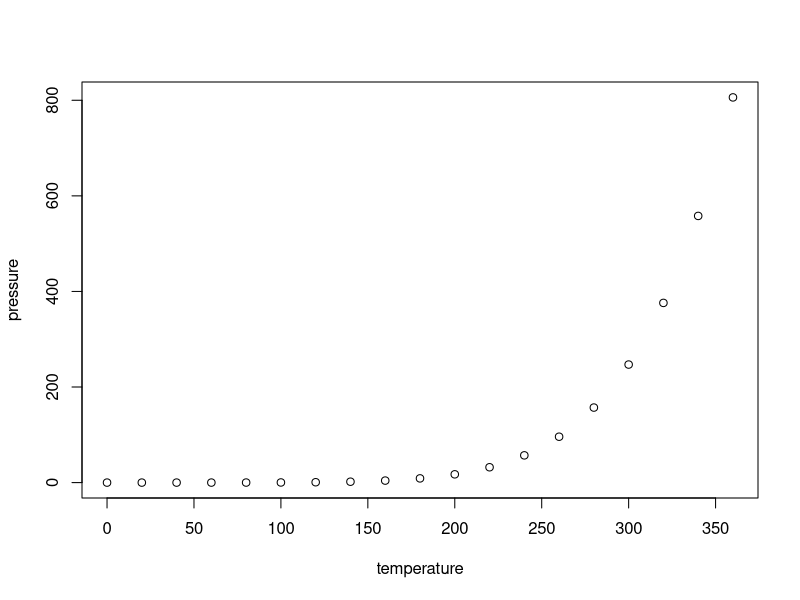
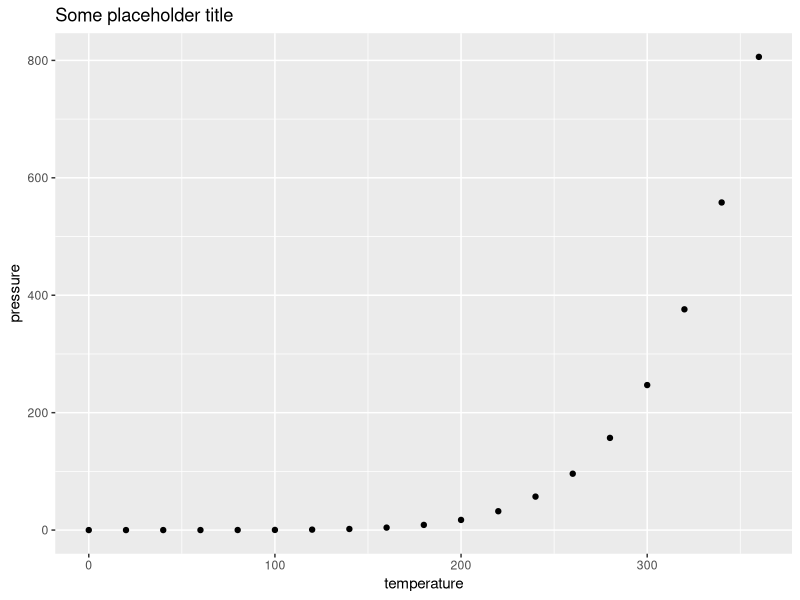
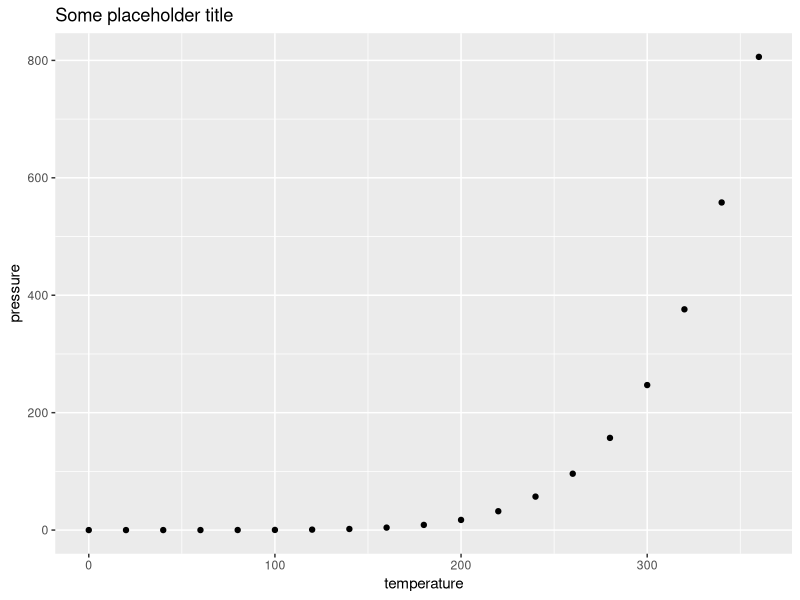

Source code (R) for these figures, in order:
## ---- chunk 1
knitr::opts_chunk$set(echo = TRUE)
library(ggplot2)
## ---- chunk 2
# some commented out code to review
summary(cars)
## ---- chunk 3
plot(pressure)
## ---- chunk 4

ggplot(data = pressure, aes(temperature, pressure)) +
  geom_point() +
  labs(title  = "Some placeholder title")
## ---- chunk 5

ggplot(data = pressure, aes(temperature, pressure)) +
  geom_point() +
  labs(title  = "Some placeholder title")
## ---- chunk 6
# some unadjusted code with no chunk options
1:100
## ---- chunk 7
# adjusted chunk options: `comment=""`, as recommended in Yihui see resources section.
1:100
